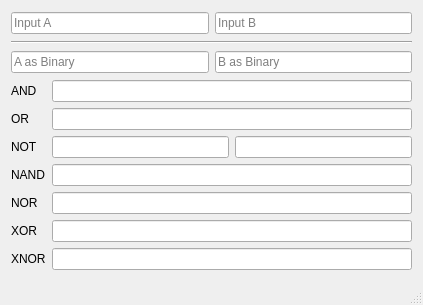
<?xml version="1.0" encoding="UTF-8"?>
<ui version="4.0">
 <class>MainWindow</class>
 <widget class="QMainWindow" name="MainWindow">
  <property name="geometry">
   <rect>
    <x>0</x>
    <y>0</y>
    <width>423</width>
    <height>305</height>
   </rect>
  </property>
  <property name="sizePolicy">
   <sizepolicy hsizetype="Preferred" vsizetype="Fixed">
    <horstretch>0</horstretch>
    <verstretch>0</verstretch>
   </sizepolicy>
  </property>
  <property name="minimumSize">
   <size>
    <width>0</width>
    <height>305</height>
   </size>
  </property>
  <property name="maximumSize">
   <size>
    <width>16777215</width>
    <height>305</height>
   </size>
  </property>
  <property name="windowTitle">
   <string/>
  </property>
  <widget class="QWidget" name="centralWidget">
   <layout class="QGridLayout" name="gridLayout_2">
    <item row="0" column="0">
     <layout class="QHBoxLayout" name="horizontalLayout">
      <item>
       <widget class="QLineEdit" name="aEdit">
        <property name="placeholderText">
         <string>Input A</string>
        </property>
       </widget>
      </item>
      <item>
       <widget class="QLineEdit" name="bEdit">
        <property name="placeholderText">
         <string>Input B</string>
        </property>
       </widget>
      </item>
     </layout>
    </item>
    <item row="1" column="0">
     <widget class="Line" name="line">
      <property name="orientation">
       <enum>Qt::Horizontal</enum>
      </property>
     </widget>
    </item>
    <item row="2" column="0">
     <layout class="QHBoxLayout" name="horizontalLayout_3">
      <item>
       <widget class="QLineEdit" name="aBinary">
        <property name="enabled">
         <bool>true</bool>
        </property>
        <property name="text">
         <string/>
        </property>
        <property name="readOnly">
         <bool>true</bool>
        </property>
        <property name="placeholderText">
         <string>A as Binary</string>
        </property>
       </widget>
      </item>
      <item>
       <widget class="QLineEdit" name="bBinary">
        <property name="readOnly">
         <bool>true</bool>
        </property>
        <property name="placeholderText">
         <string>B as Binary</string>
        </property>
       </widget>
      </item>
     </layout>
    </item>
    <item row="3" column="0">
     <layout class="QGridLayout" name="gridLayout">
      <item row="0" column="0">
       <widget class="QLabel" name="andLabel">
        <property name="text">
         <string>AND</string>
        </property>
       </widget>
      </item>
      <item row="1" column="0">
       <widget class="QLabel" name="orLabel">
        <property name="text">
         <string>OR</string>
        </property>
       </widget>
      </item>
      <item row="2" column="0">
       <widget class="QLabel" name="notLabel">
        <property name="text">
         <string>NOT</string>
        </property>
       </widget>
      </item>
      <item row="2" column="1">
       <widget class="QLineEdit" name="notAEdit">
        <property name="readOnly">
         <bool>true</bool>
        </property>
       </widget>
      </item>
      <item row="2" column="2">
       <widget class="QLineEdit" name="notBEdit">
        <property name="readOnly">
         <bool>true</bool>
        </property>
       </widget>
      </item>
      <item row="3" column="0">
       <widget class="QLabel" name="nandLabel">
        <property name="text">
         <string>NAND</string>
        </property>
       </widget>
      </item>
      <item row="4" column="0">
       <widget class="QLabel" name="norLabel">
        <property name="text">
         <string>NOR</string>
        </property>
       </widget>
      </item>
      <item row="5" column="0">
       <widget class="QLabel" name="xorLabel">
        <property name="text">
         <string>XOR</string>
        </property>
       </widget>
      </item>
      <item row="6" column="0">
       <widget class="QLabel" name="xnorLabel">
        <property name="text">
         <string>XNOR</string>
        </property>
       </widget>
      </item>
      <item row="1" column="1" colspan="2">
       <widget class="QLineEdit" name="orEdit">
        <property name="readOnly">
         <bool>true</bool>
        </property>
       </widget>
      </item>
      <item row="0" column="1" colspan="2">
       <widget class="QLineEdit" name="andEdit">
        <property name="readOnly">
         <bool>true</bool>
        </property>
       </widget>
      </item>
      <item row="3" column="1" colspan="2">
       <widget class="QLineEdit" name="nandEdit">
        <property name="readOnly">
         <bool>true</bool>
        </property>
       </widget>
      </item>
      <item row="4" column="1" colspan="2">
       <widget class="QLineEdit" name="norEdit">
        <property name="readOnly">
         <bool>true</bool>
        </property>
       </widget>
      </item>
      <item row="5" column="1" colspan="2">
       <widget class="QLineEdit" name="xorEdit">
        <property name="readOnly">
         <bool>true</bool>
        </property>
       </widget>
      </item>
      <item row="6" column="1" colspan="2">
       <widget class="QLineEdit" name="xnorEdit">
        <property name="readOnly">
         <bool>true</bool>
        </property>
       </widget>
      </item>
     </layout>
    </item>
   </layout>
  </widget>
  <widget class="QMenuBar" name="menuBar">
   <property name="geometry">
    <rect>
     <x>0</x>
     <y>0</y>
     <width>423</width>
     <height>21</height>
    </rect>
   </property>
  </widget>
  <widget class="QStatusBar" name="statusBar"/>
 </widget>
 <layoutdefault spacing="6" margin="11"/>
 <resources/>
 <connections/>
</ui>
